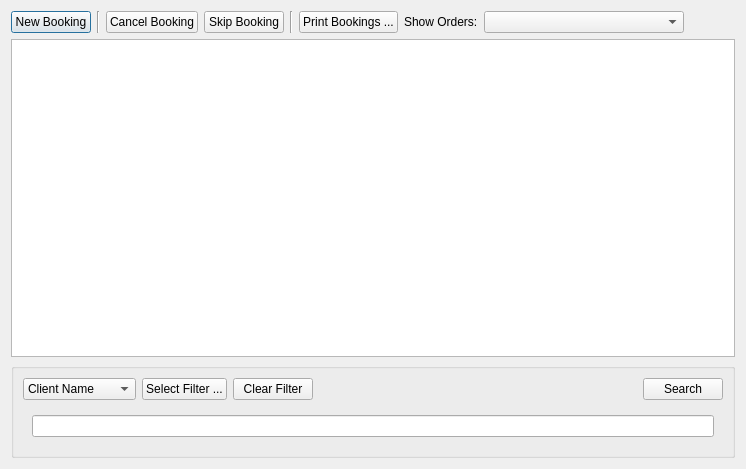
<?xml version="1.0" encoding="UTF-8"?>
<ui version="4.0">
 <class>BookingOrderBrowser</class>
 <widget class="QDialog" name="BookingOrderBrowser">
  <property name="geometry">
   <rect>
    <x>0</x>
    <y>0</y>
    <width>746</width>
    <height>469</height>
   </rect>
  </property>
  <property name="windowTitle">
   <string>Dialog</string>
  </property>
  <layout class="QVBoxLayout" name="verticalLayout">
   <item>
    <layout class="QGridLayout" name="gridLayout_2" rowstretch="0,1,0,0,0">
     <item row="0" column="0">
      <layout class="QHBoxLayout" name="horizontalLayout">
       <item>
        <widget class="QPushButton" name="btnNew">
         <property name="text">
          <string>New Booking</string>
         </property>
        </widget>
       </item>
       <item>
        <widget class="Line" name="line">
         <property name="orientation">
          <enum>Qt::Vertical</enum>
         </property>
        </widget>
       </item>
       <item>
        <widget class="QPushButton" name="btnCancel">
         <property name="text">
          <string>Cancel Booking</string>
         </property>
        </widget>
       </item>
       <item>
        <widget class="QPushButton" name="btnSkip">
         <property name="text">
          <string>Skip Booking</string>
         </property>
        </widget>
       </item>
       <item>
        <widget class="Line" name="line_2">
         <property name="orientation">
          <enum>Qt::Vertical</enum>
         </property>
        </widget>
       </item>
       <item>
        <widget class="QPushButton" name="btnPrint">
         <property name="text">
          <string>Print Bookings ...</string>
         </property>
        </widget>
       </item>
       <item>
        <widget class="QLabel" name="label">
         <property name="text">
          <string>Show Orders:</string>
         </property>
        </widget>
       </item>
       <item>
        <widget class="QComboBox" name="cbDateFilter">
         <property name="minimumSize">
          <size>
           <width>200</width>
           <height>0</height>
          </size>
         </property>
        </widget>
       </item>
       <item>
        <spacer name="horizontalSpacer">
         <property name="orientation">
          <enum>Qt::Horizontal</enum>
         </property>
         <property name="sizeHint" stdset="0">
          <size>
           <width>40</width>
           <height>20</height>
          </size>
         </property>
        </spacer>
       </item>
      </layout>
     </item>
     <item row="1" column="0">
      <widget class="QTreeWidget" name="twOrders">
       <property name="styleSheet">
        <string notr="true"/>
       </property>
       <property name="editTriggers">
        <set>QAbstractItemView::NoEditTriggers</set>
       </property>
       <property name="columnCount">
        <number>0</number>
       </property>
      </widget>
     </item>
     <item row="4" column="0">
      <widget class="QGroupBox" name="groupBox">
       <property name="title">
        <string/>
       </property>
       <layout class="QHBoxLayout" name="horizontalLayout_4">
        <item>
         <layout class="QGridLayout" name="gridLayout">
          <item row="0" column="5">
           <widget class="QPushButton" name="btnSearch">
            <property name="text">
             <string>Search</string>
            </property>
           </widget>
          </item>
          <item row="0" column="4">
           <widget class="QWidget" name="widget" native="true"/>
          </item>
          <item row="0" column="0">
           <widget class="QComboBox" name="cbFilter">
            <item>
             <property name="text">
              <string>Client Name</string>
             </property>
            </item>
            <item>
             <property name="text">
              <string>Order Title</string>
             </property>
            </item>
            <item>
             <property name="text">
              <string>Booking Period</string>
             </property>
            </item>
           </widget>
          </item>
          <item row="0" column="2">
           <widget class="QPushButton" name="btnClearFilter">
            <property name="text">
             <string>Clear Filter</string>
            </property>
           </widget>
          </item>
          <item row="0" column="1">
           <widget class="QPushButton" name="btnSelectFilter">
            <property name="text">
             <string>Select Filter ...</string>
            </property>
           </widget>
          </item>
          <item row="1" column="0" colspan="6">
           <widget class="QStackedWidget" name="swSearch">
            <property name="currentIndex">
             <number>0</number>
            </property>
            <widget class="QWidget" name="page">
             <layout class="QHBoxLayout" name="horizontalLayout_2">
              <item>
               <widget class="QLineEdit" name="edtFilter"/>
              </item>
             </layout>
            </widget>
            <widget class="QWidget" name="page_2">
             <layout class="QHBoxLayout" name="horizontalLayout_3">
              <item>
               <widget class="QComboBox" name="cbBookPeriod">
                <property name="minimumSize">
                 <size>
                  <width>200</width>
                  <height>0</height>
                 </size>
                </property>
                <item>
                 <property name="text">
                  <string>Last Month</string>
                 </property>
                </item>
                <item>
                 <property name="text">
                  <string>This Month</string>
                 </property>
                </item>
                <item>
                 <property name="text">
                  <string>Next Month</string>
                 </property>
                </item>
               </widget>
              </item>
              <item>
               <spacer name="horizontalSpacer_3">
                <property name="orientation">
                 <enum>Qt::Horizontal</enum>
                </property>
                <property name="sizeHint" stdset="0">
                 <size>
                  <width>40</width>
                  <height>20</height>
                 </size>
                </property>
               </spacer>
              </item>
             </layout>
            </widget>
           </widget>
          </item>
          <item row="0" column="3">
           <spacer name="horizontalSpacer_2">
            <property name="orientation">
             <enum>Qt::Horizontal</enum>
            </property>
            <property name="sizeHint" stdset="0">
             <size>
              <width>40</width>
              <height>20</height>
             </size>
            </property>
           </spacer>
          </item>
         </layout>
        </item>
       </layout>
      </widget>
     </item>
    </layout>
   </item>
  </layout>
 </widget>
 <resources/>
 <connections/>
</ui>
